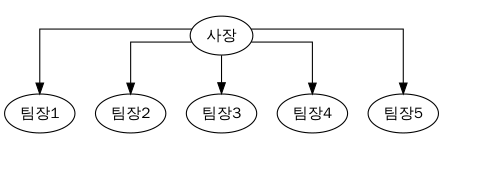

Reproduce this figure in Python.
import requests

dot = """digraph G {
    rankdir=TB;
    splines=ortho;
    margin=0.5;
    node_0 [label="사장"];
    node_1 [label="팀장1"];
    node_2 [label="팀장2"];
    node_3 [label="팀장3"];
    node_4 [label="팀장4"];
    node_5 [label="팀장5"];
    node_0 -> node_1;
    node_0 -> node_2;
    node_0 -> node_3;
    node_0 -> node_4;
    node_0 -> node_5;
    { rank=same; node_1; node_2; node_3; node_4; node_5; }
}"""

resp = requests.post("https://quickchart.io/graphviz", json={"graph": dot, "format": "png"})
with open("test_ortho.png", "wb") as f:
    f.write(resp.content)
